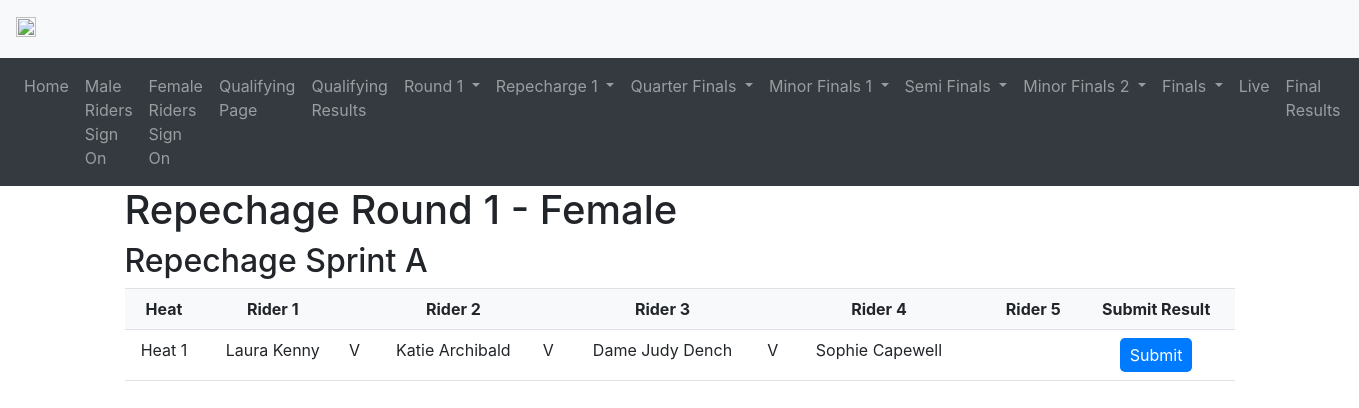
The page /rep1_female on the database its author committed.
### main.py (models this page shows, shortened)
class RidersFemale(Base):
    __tablename__ = 'riders_female'
    rider_number = db.Column(db.Integer, primary_key=True)
    rider_name = db.Column(db.String(50))
    rider_club = db.Column(db.String(50))
    signed_on = db.Column(db.String(50), default='No')
    qualifying_time = db.Column(db.Numeric(precision=3, asdecimal=False), nullable=True)
    seeding = db.Column(db.Integer)
    sprint_category = db.Column(db.String(50))
    round_1_pairing = db.Column(db.Integer, nullable=True)
    round_1_seeding = db.Column(db.Integer, nullable=True)
    quarter_final_seeding = db.Column(db.Integer, nullable=True)
    semi_final_seeding = db.Column(db.Integer, nullable=True)
    final_seeding = db.Column(db.Integer, nullable=True)
    final_result = db.Column(db.Integer, nullable=True)

### main.py (the view)
@app.route('/rep1_female')
def rep_female():
    with engine.connect() as connection:
        sprint_categories = connection.execute(
            text("SELECT DISTINCT sprint_category FROM riders_female WHERE round_1_seeding IS NOT NULL")
        ).fetchall()
        all_rep_pairings = {}
        for category in sprint_categories:
            riders_for_reps = connection.execute(
                text("SELECT rider_name, round_1_seeding FROM riders_female WHERE sprint_category = :sprint_category ORDER BY round_1_seeding DESC"),
                {"sprint_category": category[0]}
            ).fetchall()
            print(f"For category {category[0]}, fetched riders: {riders_for_reps}")
            total_riders = len(riders_for_reps)
            if total_riders == 6:
                rep_heats = {
                    'Rep Heat 1': [rider[0] for rider in riders_for_reps if rider[1] in [4, 5, 6]]
                }
            elif total_riders == 7:
                rep_heats = {
                    'Rep Heat 1': [rider[0] for rider in riders_for_reps if rider[1] in [4, 5, 6, 7]]
                }
            elif total_riders == 8:
                rep_heats = {
                    'Rep Heat 1': [rider[0] for rider in riders_for_reps if rider[1] in [5, 6, 7, 8]]
                }
            elif total_riders == 9:
                rep_heats = {
                    'Rep Heat 1': [rider[0] for rider in riders_for_reps if rider[1] in [7, 8, 9]]
                }
            elif total_riders == 10:
                rep_heats = {
                    'Rep Heat 1': [rider[0] for rider in riders_for_reps if rider[1] in [7, 10]],
                    'Rep Heat 2': [rider[0] for rider in riders_for_reps if rider[1] in [8, 9]]
                }
            elif total_riders == 11:
                rep_heats = {
                    'Rep Heat 1': [rider[0] for rider in riders_for_reps if rider[1] in [7, 11]],
                    'Rep Heat 2': [rider[0] for rider in riders_for_reps if rider[1] in [8, 9, 10]]
                }
            elif total_riders == 12:
                rep_heats = {
                    'Rep Heat 1': [rider[0] for rider in riders_for_reps if rider[1] in [7, 10, 12]],
                    'Rep Heat 2': [rider[0] for rider in riders_for_reps if rider[1] in [8, 9, 11]]
                }
            elif total_riders == 13:
                rep_heats = {
                    'Rep Heat 1': [rider[0] for rider in riders_for_reps if rider[1] in [7, 11, 13]],
                    'Rep Heat 2': [rider[0] for rider in riders_for_reps if rider[1] in [8, 9, 10, 12]]
                }
            elif total_riders == 14:
                rep_heats = {
                    'Rep Heat 1': [rider[0] for rider in riders_for_reps if rider[1] in [7, 12, 13, 14]],
                    'Rep Heat 2': [rider[0] for rider in riders_for_reps if rider[1] in [8, 9, 10, 11]]
                }
            elif total_riders == 15:
                rep_heats = {
                    'Rep Heat 1': [rider[0] for rider in riders_for_reps if rider[1] in [7, 13, 15]],
                    'Rep Heat 2': [rider[0] for rider in riders_for_reps if rider[1] in [8, 12, 14]],
                    'Rep Heat 3': [rider[0] for rider in riders_for_reps if rider[1] in [9, 10, 11]]
                }
            elif total_riders == 16:
                rep_heats = {
                    'Rep Heat 1': [rider[0] for rider in riders_for_reps if rider[1] in [7, 10, 16]],
                    'Rep Heat 2': [rider[0] for rider in riders_for_reps if rider[1] in [8, 13, 15]],
                    'Rep Heat 3': [rider[0] for rider in riders_for_reps if rider[1] in [9, 11, 12, 14]]
                }
            elif total_riders == 17:
                rep_heats = {
                    'Rep Heat 1': [rider[0] for rider in riders_for_reps if rider[1] in [7, 10, 17]],
                    'Rep Heat 2': [rider[0] for rider in riders_for_reps if rider[1] in [8, 12, 14, 16]],
                    'Rep Heat 3': [rider[0] for rider in riders_for_reps if rider[1] in [9, 11, 13, 15]]
                }
            else:
                rep_heats = {}  # or some default behavior if needed
            print(f"For category {category[0]}, selected riders for repechage: {rep_heats}")
            all_rep_pairings[category[0]] = rep_heats
            print(all_rep_pairings)
        return render_template('rep1_female.html', rep_pairings=all_rep_pairings)

### templates/rep1_female.html (shortened to what this page needs)
{% extends "base.html" %}
{% block content %}
  <h1>Repechage Round 1 - Female</h1>
  {% set sorted_categories = rep_pairings.keys() | sort %}
  {% for sprint_category in sorted_categories %}
  {% set heats = rep_pairings[sprint_category] %}
  <h2>Repechage Sprint {{ sprint_category }}</h2>
  <div class="table-container">
    <table class="table" id="repechageSprint{{ sprint_category }}Table">
      <thead>
        <tr>
          <th class="heat">Heat</th>
          <th class="rider-1">Rider 1</th>
          <th class="col-v"></th>
          <th class="rider-2">Rider 2</th>
          <th class="col-v"></th>
          <th class="rider-3">Rider 3</th>
          <th class="col-v"></th>
          <th class="rider-4">Rider 4</th>
          <th class="col-v"></th>
          <th class="rider-5">Rider 5</th>
          <th class="submit">Submit Result</th>
        </tr>
      </thead>
      <tbody>
        {% for heat, riders in heats.items() %}
        <tr>
          <td class="heat">Heat {{ loop.index }}</td>
          {% for rider in riders %}
          {% if rider != "BYE" %}
          <td onclick="selectRider(this, 'repechageSprint{{ sprint_category }}Table')">
            {{ rider }}
          </td>
          {% else %}
          <td></td>
          {% endif %}
          {% if not loop.last %}
          <td class="col-v">V</td>
          {% endif %}
          {% endfor %}
          {% set num_filled_cells = 2 * riders|length %}
          {% for _ in range(num_filled_cells, 10) %}
          <td></td>
          {% endfor %}
          <td class="submit">
            <button type="button" onclick="confirmResult(this)">Submit</button>
          </td>
        </tr>
        {% endfor %}
      </tbody>
    </table>
  </div>
  {% endfor %}
{% endblock %}

### templates/base.html (style rules this page uses)
tr { page-break-inside: avoid; }

### templates/rep1_female.html (style rules this page uses)
table.table { border-collapse: collapse; width: 100%; }
table.table thead { background-color: #f8f9fa; }
table.table th, table.table td { padding: 8px; text-align: center; border-bottom: 1px solid #dee2e6; }
table.table th.col-v, table.table td.col-v, table.table th.col-rider-2, table.table td.col-rider-2, table.table th.col-rider-3, table.table td.col-rider-3 { padding-left: 4px; margin-left: 0px; }
table.table th { font-weight: bold; }
table.table td { vertical-align: top; }
button { padding: 5px 10px; border: none; border-radius: 5px; color: #fff; background-color: #007bff; transition: background-color 0.3s; }

### rows shown on the page
RidersFemale: rider_name "Laura Kenny", shows "V"
RidersFemale: rider_name "Katie Archibald", shows "V"
RidersFemale: rider_name "Dame Judy Dench", shows "V"
RidersFemale: rider_name "Sophie Capewell"

### other values the page prints
{{ sprint_category }} "A"
